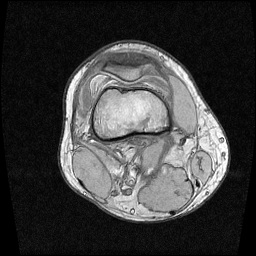
#> input picture progetto/PIL/Cartilagini.png, 256 x 256 px, found by its file name
$ python threshold_otsuvslocal.py   (older library calls are emulated)
#> lines starting #> are read from the running program, lines starting #| are printed output that depends on the picture; after the words box and inside, x2 and y2 are one past the last pixel; in counts of white or black regions, pixels touching at a corner belong together
from skimage.filter.rank import otsu
from skimage.filter import threshold_otsu
import matplotlib.pyplot as plt
import skimage
from skimage import data
from skimage.filter import threshold_otsu, threshold_adaptive
from skimage.morphology import disk

p8 = skimage.io.imread("Cartilagini.png")
#> p8 is the input picture: shape (256, 256); min 0, max 255, mean 61.7

radius = 10
selem = disk(radius)

# t_loc_otsu is an image
t_loc_otsu = otsu(p8, selem)
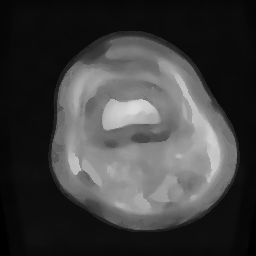
#> t_loc_otsu: shape (256, 256); min 0, max 219, mean 62.3
loc_otsu = p8 >= t_loc_otsu
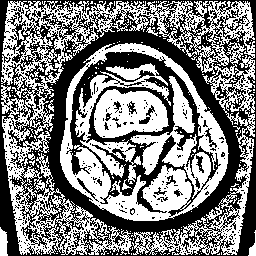
#> loc_otsu: shape (256, 256) bool; 50.4% white; 470 black regions (452 under 20 px), largest, box (x1, y1, x2, y2) and area: (0, 0, 256, 256) 24141, (66, 51, 221, 217) 6471, (139, 105, 155, 124) 93

# t_glob_otsu is a scalar
t_glob_otsu = threshold_otsu(p8)
#> t_glob_otsu = 89
glob_otsu = p8 >= t_glob_otsu
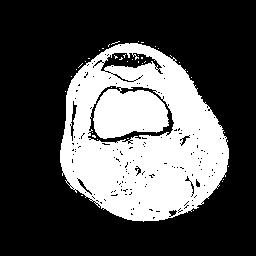
#> glob_otsu: shape (256, 256) bool; 31.6% white; 40 white regions (39 under 20 px), largest, box (x1, y1, x2, y2) and area: (60, 43, 229, 222) 20630

plt.figure()
plt.subplot(2, 2, 1)
plt.imshow(p8, cmap=plt.cm.gray)
plt.xlabel('original')
plt.colorbar()
plt.subplot(2, 2, 2)
plt.imshow(t_loc_otsu, cmap=plt.cm.gray)
plt.xlabel('local Otsu ($radius=%d$)' % radius)
plt.colorbar()
plt.subplot(2, 2, 3)
plt.imshow(p8 >= t_loc_otsu, cmap=plt.cm.gray)
plt.xlabel('original>=local Otsu' % t_glob_otsu)
plt.subplot(2, 2, 4)
plt.imshow(glob_otsu, cmap=plt.cm.gray)
plt.xlabel('global Otsu ($t=%d$)' % t_glob_otsu)
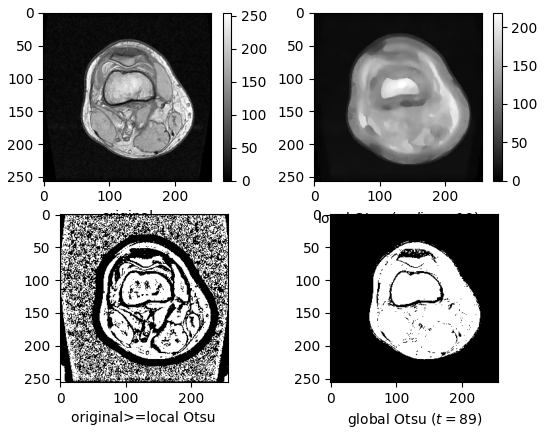
#> figure drawn by matplotlib, 6 panels
